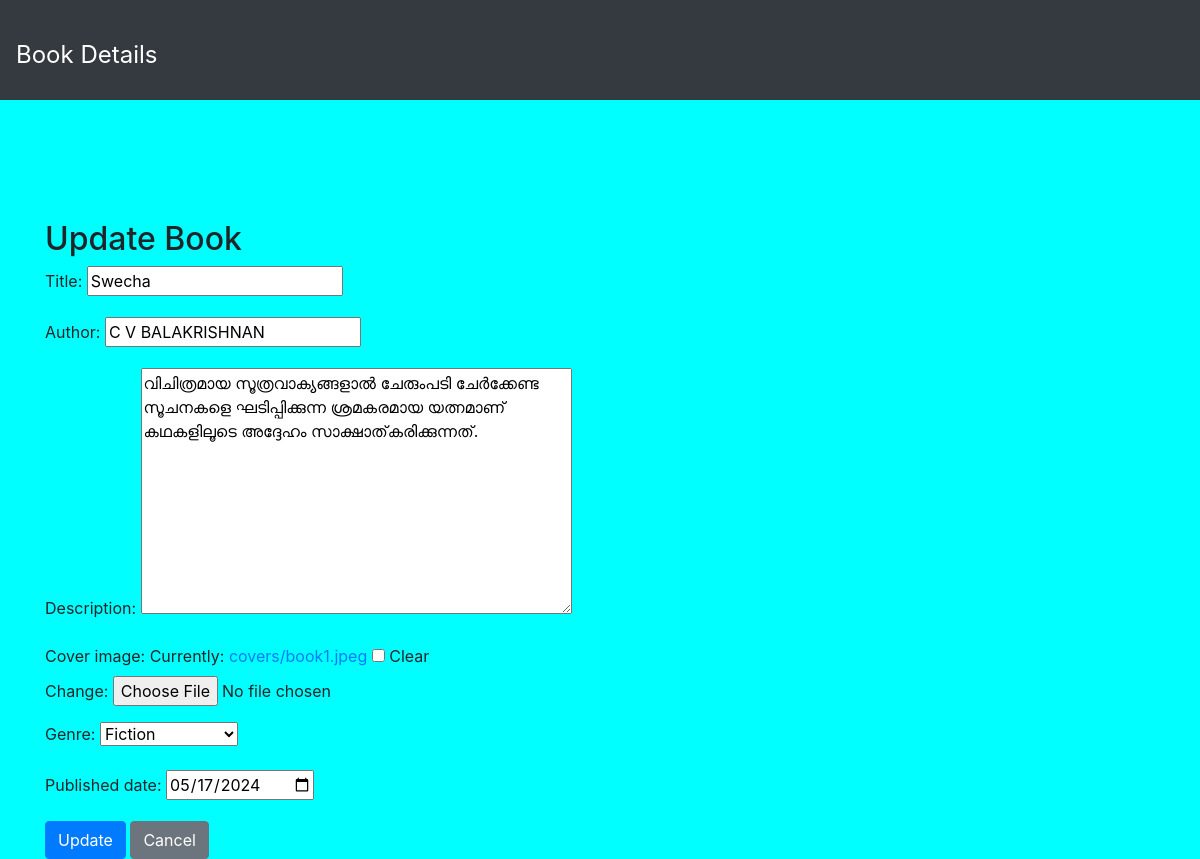
/books/6/update/, run on the app's committed database.
### books/models.py (models this page shows)
class Book(models.Model):
    title = models.CharField(max_length=200)
    author = models.CharField(max_length=100)
    description = models.TextField()
    cover_image = models.ImageField(upload_to='covers/', blank=True, null=True)
    genre = [
        ('fiction', 'Fiction'),
        ('nonfiction', 'Non-Fiction'),
        ('sci-fi', 'Science Fiction'),
        ('fantasy', 'Fantasy'),
        ('mystery', 'Mystery'),
    ]
    genre = models.CharField(max_length=100, choices=genre)
    published_date = models.DateField()

### books/views.py (the view)
# urls.py: path('<int:book_id>/update/', update_book, name='update_book'),
def update_book(request, book_id):
    book = get_object_or_404(Book, id=book_id)
    if request.method == 'POST':
        form = BookForm(request.POST, request.FILES, instance=book)
        if form.is_valid():
            form.save()
            return redirect('book_detail', book_id=book.id)
    else:
        form = BookForm(instance=book)
    return render(request, 'update_book.html', {'form': form, 'book': book})

### books/forms.py
class BookForm(forms.ModelForm):
    class Meta:
        model = Book
        fields = ['title', 'author', 'description', 'cover_image', 'genre', 'published_date']
        widgets = {
            'published_date': forms.DateInput(attrs={'type': 'date'})
        }

### templates/update_book.html (shortened to what this page needs)
{% load static %}
<!DOCTYPE html>
<html lang="en">
<head>
    <link rel="stylesheet" href="https://cdn.jsdelivr.net/npm/bootstrap@4.0.0/dist/css/bootstrap.min.css">
    <link rel="stylesheet" href="{% static 'style.css' %}">
</head>
<body>
<nav class="navbar navbar-dark bg-dark">
    <a class="navbar-brand" href="">Book Details </a>
</nav>
<br>
<br>
<br>
    <div class="container mt-5">
        <h2>Update Book</h2>
        <form method="post" enctype="multipart/form-data">
            {{ form.as_p }}
            <button type="submit" class="btn btn-primary">Update</button>
            <a href="{% if book.id %}{% url 'book_detail' book.id %}{% else %}{% url 'book_list' %}{% endif %}" class="btn btn-secondary">Cancel</a>
        </form>
    </div>
</body>
</html>

### static/style.css (style rules this page uses)
body { background-color:aqua; }
.navbar { height: 1000px; }

### templates/update_book.html (style rules this page uses)
body { background-color:aqua; }
.navbar { padding: 0.5rem 1rem; height: 100px; }
.navbar-brand { font-size: 1.5rem; height: 40px; line-height: 40px; }

### data on the page
Book: title "Swecha", author "C V BALAKRISHNAN", description "വിചിത്രമായ സൂത്രവാക്യങ്ങളാൽ ചേരുംപടി ചേർക്കേണ്ട സൂചനകളെ ഘടിപ്പിക്കുന്ന ശ്രമകരമായ യത്നമാണ് കഥകളിലൂടെ അദ്ദേഹം സാക്ഷാത്‌കരിക്കുന്നത്.", genre "Fiction", published_date "05/17/2024"
